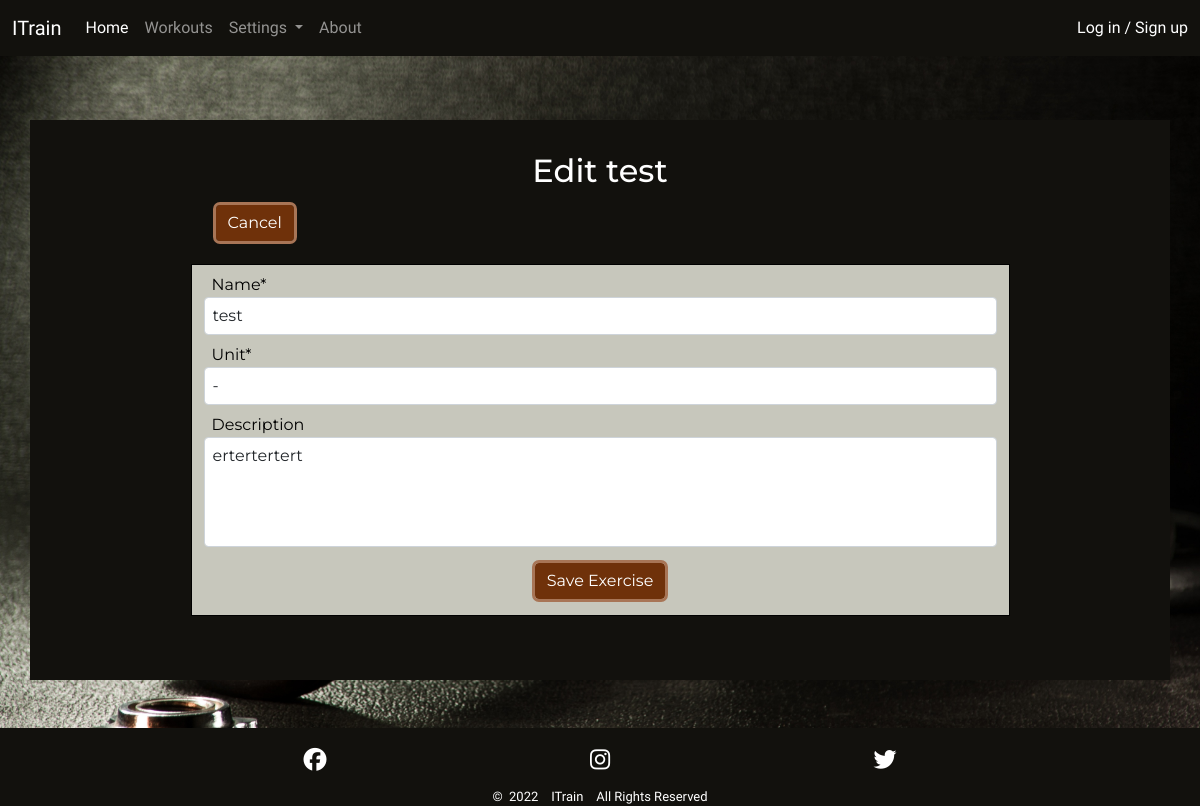
Before: /edit_exercise/25/ with the older database file.
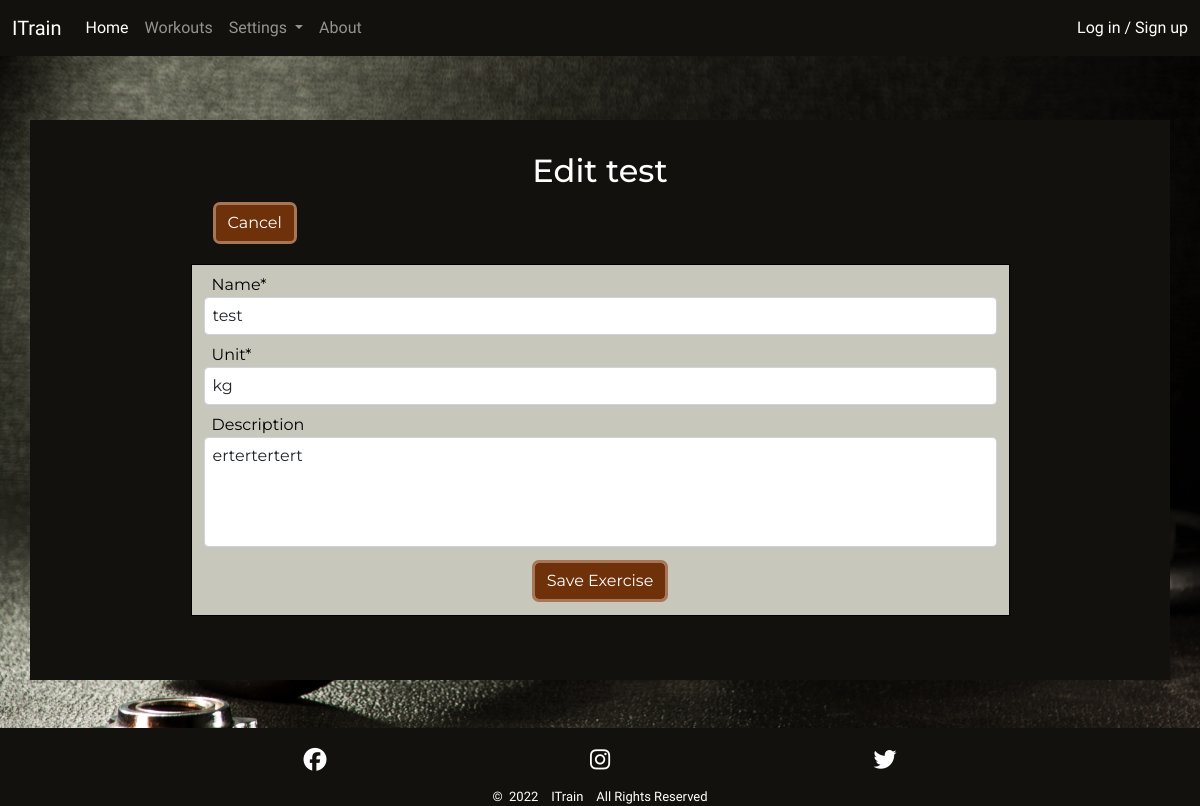
After: the same page with the newer database file.
### setup/models.py (models this page shows, shortened)
class Exercise(models.Model):
    name = models.CharField(max_length=30, unique=True, null=False,
                            blank=False)
    unit = models.ForeignKey(ExerciseUnit, null=False, blank=False,
                             on_delete=models.SET_DEFAULT, default=get_default_exercise_unit)
    description = models.TextField(max_length=200, blank=True)
    class Meta:
        ordering = ['name']

class ExerciseUnit(models.Model):
    name = models.CharField(max_length=5, unique=True, null=False, blank=False)
    class Meta:
        ordering = ['name']
    def __str__(self):
        return self.name

### setup/views.py (the view, shortened to what this page needs)
# urls.py: path('edit_exercise/<int:exercise_id>/', edit_exercise,
def edit_exercise(request, exercise_id):
    exercise = get_object_or_404(Exercise, id=exercise_id)
    exercise_form = ExerciseForm(instance=exercise)
    context = {
        'form': exercise_form,
        'exercise': exercise,
    }
    return render(request, 'setup/edit_exercise.html', context)

### setup/forms.py
class ExerciseForm(forms.ModelForm):
    unit = forms.ModelChoiceField(queryset=ExerciseUnit.objects.all(),
                                  empty_label='Select a Unit, - for none')
    class Meta:
        model = Exercise
        fields = ['name',
                  'unit',
                  'description',
                  ]
        widgets = {
            'name': forms.TextInput(
                attrs={
                    'placeholder': 'Enter Exercise Name',
                    }
                    ),
            'description': forms.Textarea(
                attrs={
                    'rows': 4,
                    'placeholder': 'Enter a description of the exercise',
                    }
                    ),
        }

### setup/templates/setup/edit_exercise.html (shortened to what this page needs)
{% extends 'base.html' %}
{% block content %}
{%load crispy_forms_tags %}
<div class="jumbotron container p1 p-sm-2 mt-md-3">
    <div class="jumbotron-head justify-content-center text-center mt-3">
        <h2 class="pt-2">Edit {{ exercise.name }}</h2>
        <div class="container-md content-list-container ps-sm-4 pe-sm-4 dark-clr text-start">
            <div class="clearfix text-center">
                <a href="{% url 'exercises' %}">
                    <button class="btn float-sm-start ms-2 mb-2">Cancel</button>
                </a>
            </div>
            <div class="row session-workout content-list row-cols-1 ">
                <form action="{% url 'edit_exercise' exercise.id %}" method="POST">
                    {{ form | crispy }}
                    <div class="text-center pt-3 pb-3">
                        <input type="submit" class="btn" value="Save Exercise">
                    </div>
                </form>
            </div>
        </div>
    </div>
</div>
{% endblock content%}

Changed rows visible on the page:
changed Exercise "test": unit "-" → "kg"
